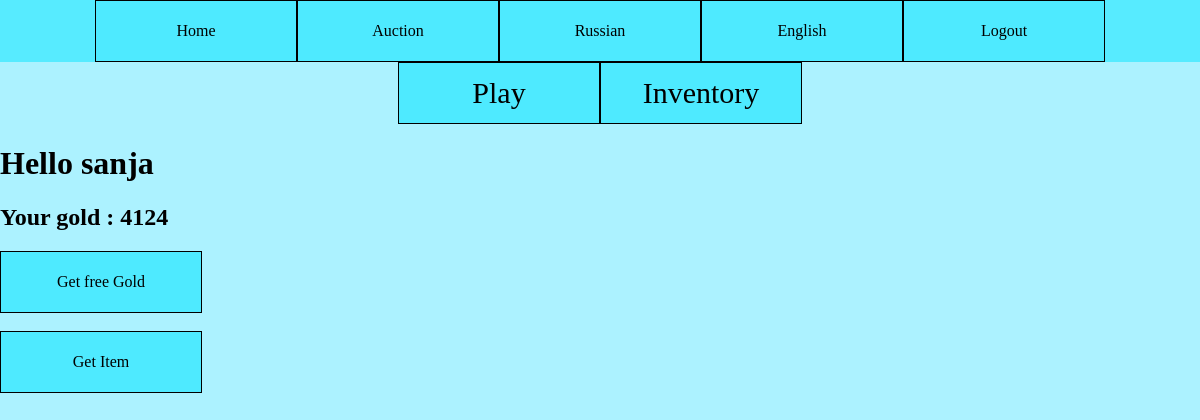
Page /en/ (signed in) on the earlier database version.
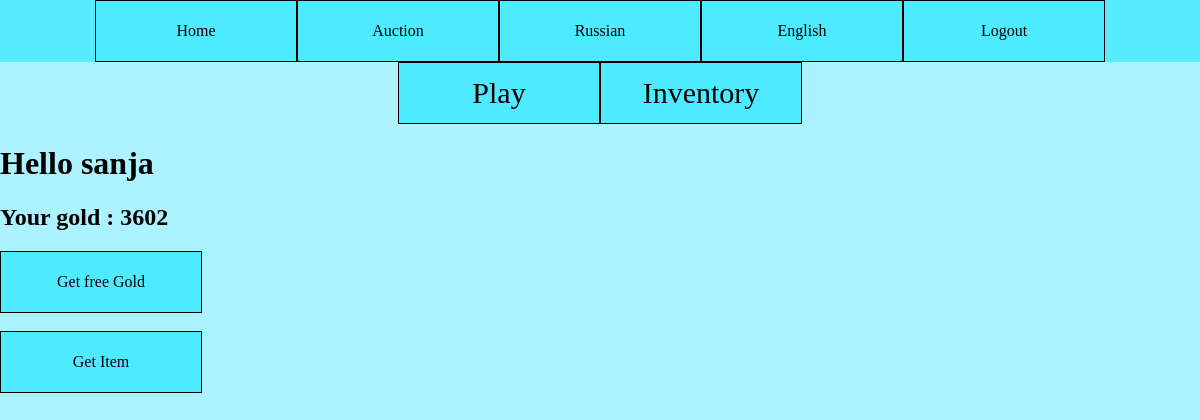
Same page on the later database version.
### main/models.py (models this page shows)
class Character(models.Model):
    user = models.OneToOneField(User, on_delete=models.CASCADE, null=True)
    gold = models.BigIntegerField(default=0)
    eq_weapon = models.ForeignKey('Item', on_delete=models.SET_NULL, null=True, related_name="weapon")
    eq_helm   = models.ForeignKey('Item', on_delete=models.SET_NULL, null=True, related_name="helm")
    eq_armor  = models.ForeignKey('Item', on_delete=models.SET_NULL, null=True, related_name="armor")
    eq_offhand= models.ForeignKey('Item', on_delete=models.SET_NULL, null=True, related_name="offhand")

### main/views.py (the view)
# urls.py: path('', views.index, name='index'),
def index(request, msg=""):
    if request.user.is_authenticated:
        current_user = request.user
        char, ok = Character.objects.get_or_create(user=current_user)
        context = {'char': char, 'user': current_user, 'msg': msg}
        return render(request, "game.html", context)
    else:
        return render(request, 'base.html')

### templates/game.html (shortened to what this page needs)
{% extends "base.html" %}
{% load i18n %}
{% block header %}
        <div class="menu">
            <a href="/"> {% trans "Play" %}</a>
            <a href="/game/inventory" > {% trans "Inventory" %}</a>
        </div>
{% endblock %}
{% block content %}
    {% block main_window %}
        <h1>{% trans "Hello" %} {{ user.username }}</h1>
        <h2>{% trans "Your gold :" %} {{ char.gold }} </h2>
        <a href="/game/freegold">{% trans "Get free Gold" %}</a> <br>
        <a href="/game/getItem">{% trans "Get Item" %}</a>
    {% endblock %}
{% endblock %}

Differences in the rows shown:
changed Character: gold "4124" → "3602"
